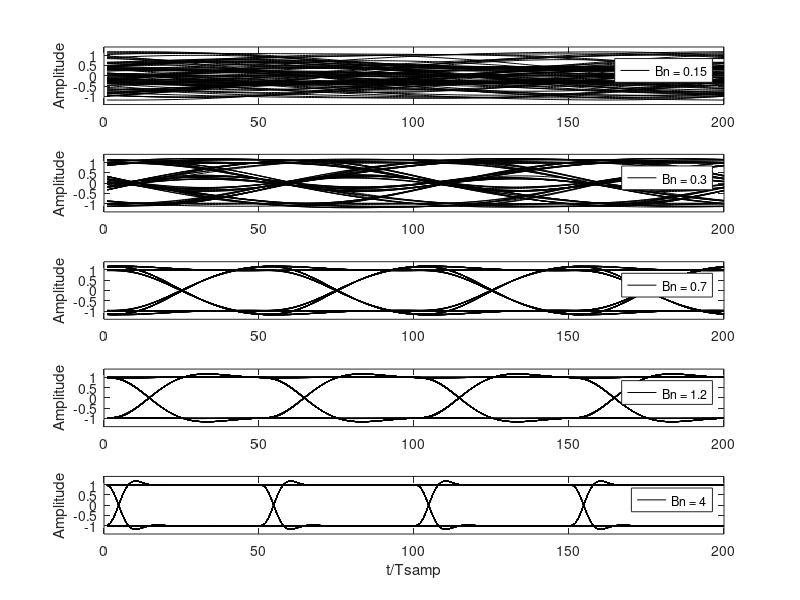

Write the MATLAB code that produced this figure.
% clean figure and load signal package (only for Octave)
clf
pkg load signal

% simulation parameters:
%  - nr of symbols (must be divisible by 4)
%  - nr of samples per symbol
%  - filter cutoff values (normalized bandwidth)
nsym = (100)*4;
nsamp = 50;
bw = [0.15 0.3 0.7 1.2 4];

% for each filter cutoff value..
for k = 1:length(bw)
  % generate filter coefficients using one of the cutoff values
  lambda = bw(k);
  [b,a] = butter(3,2*lambda/nsamp);

  % allocate space for total bit sequence
  l = nsym*nsamp;
  y = zeros(1,l-nsamp+1);

  % initalize random output vector with +1 and -1
  x = 2*round(rand(1,nsym))-1;

  % for each overlap..
  for i = 1:nsym
    % place one symbol into vector y, leaving nsamp samples of spacing
    kk = (i-1)*nsamp+1;
    y(kk) = x(i);
  end
  % zero-order hold
  datavector = conv(y,ones(1,nsamp));

  % apply filter to the total sequence
  filtout = filter(b, a, datavector);

  % splice sequence into sub-sequences of 4 symbols
  datamatrix = reshape(filtout, 4*nsamp, nsym/4);

  % discart the first 5 sub-sequences
  datamatrix1 = datamatrix(:, 6:(nsym/4));

  % plot eye diagram
  subplot(length(bw),1,k)
  plot(datamatrix1, 'k')
  
  % format: print axis labels, legend, and set plot range
  ylabel('Amplitude')
  axis([0 4*nsamp -1.4 1.4])
  legend(['Bn = ', num2str(lambda)])
  if k == length(bw)
    xlabel('t/Tsamp')
  end
end
